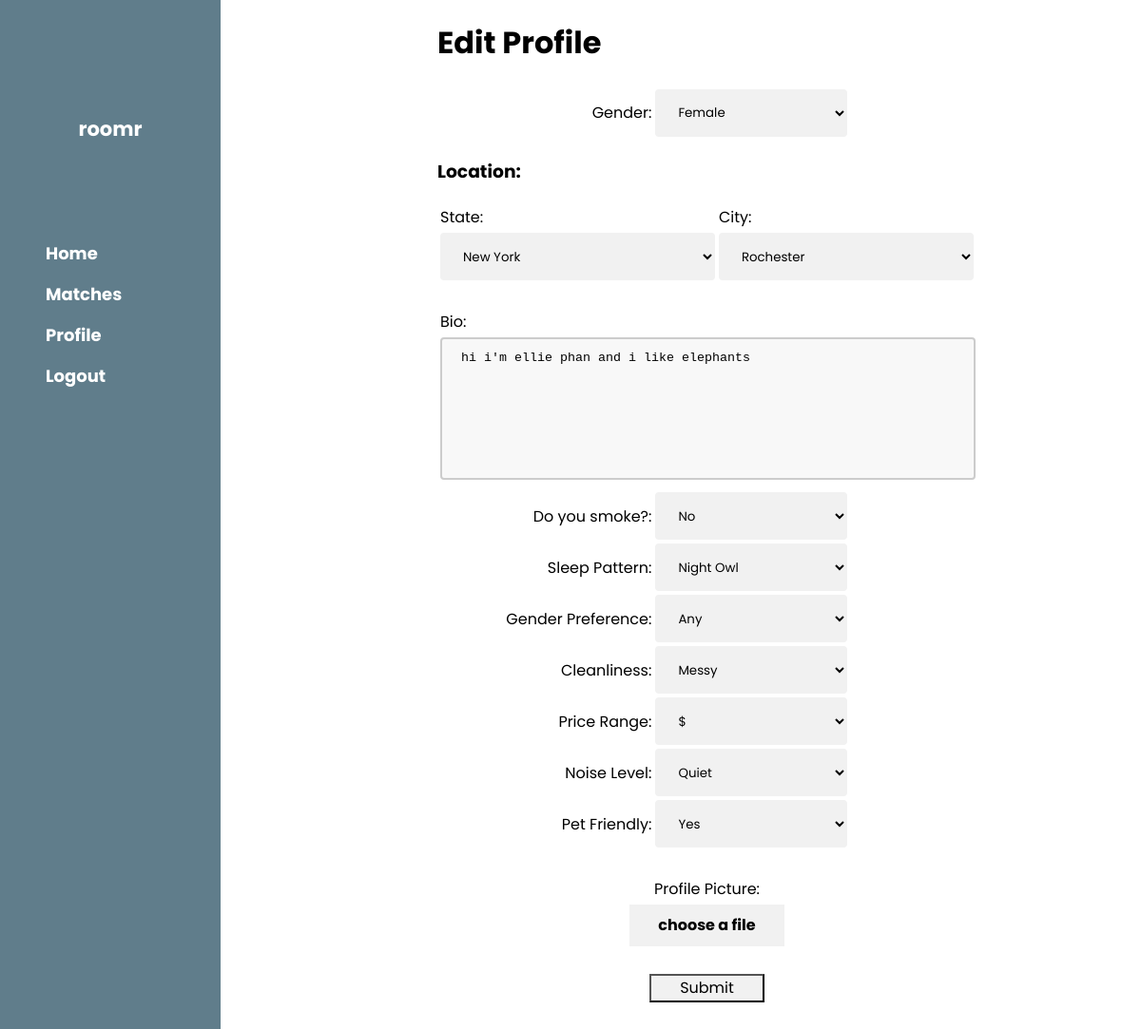
Before: /user/edit (signed in) with the older database file.
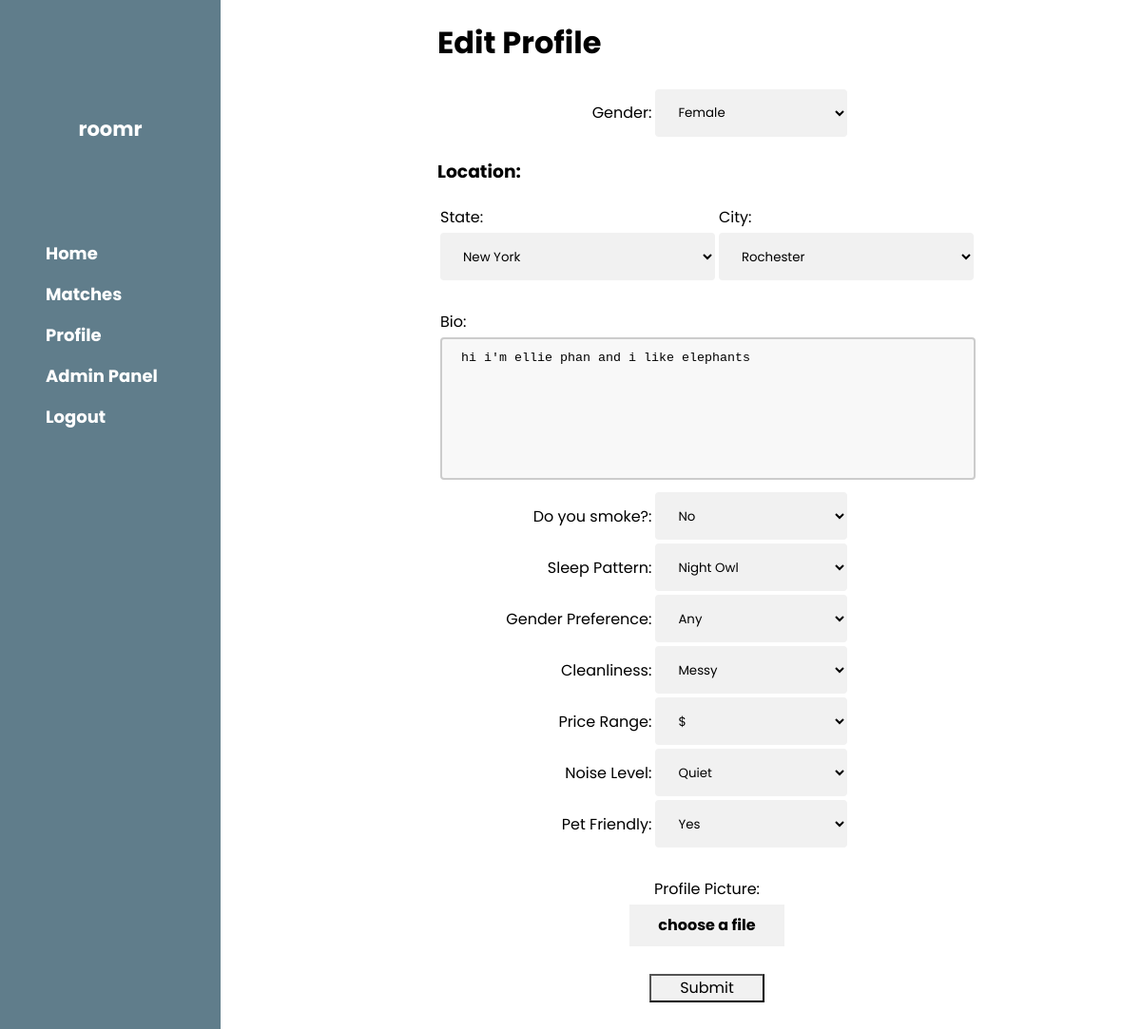
After: the same page with the newer database file.
### server.py (models this page shows, shortened)
class User(UserMixin, db.Model):
    __tablename__ = "Users"
    id = db.Column(db.Integer, primary_key=True, autoincrement=True)
    email = db.Column(db.String(64), unique=True, index=True, nullable=False)
    fname = db.Column(db.String(32), index=True, nullable=False)
    lname = db.Column(db.String(32), index=True, nullable=False)
    dob = db.Column(db.DateTime, index=True,nullable=False)
    password_hash = db.Column(db.String(128), nullable=False)
    confirmed = db.Column(db.Boolean(), default=False)
    admin = db.Column(db.Boolean(), default=False)
    profilePicture = db.Column(db.String(64), nullable=True)
    state = db.Column(db.String(32), index=True, nullable=False)
    city = db.Column(db.String(32), index=True, nullable=False)
    gender = db.Column(db.String(6), index=True, nullable=False)
    bio = db.Column(db.String(500), index=True, nullable=True)
    smoker = db.Column(db.String(3), index=True, nullable=False)
    sleep = db.Column(db.String(5), index=True, nullable=False)
    genderPreferences = db.Column(db.String(3), index=True, nullable=False)
    cleanliness = db.Column(db.String(5), index=True, nullable=False)
    price = db.Column(db.String(3), index=True, nullable=False)
    noiselevel = db.Column(db.String(7), index=True, nullable=False)
    petfriendly = db.Column(db.String(3), index=True, nullable=False)
    likes = db.relationship("User",
                        secondary=user_likes,
                        primaryjoin=(id==user_likes.c.user_id),
                        secondaryjoin=(id==user_likes.c.like_id),
                        backref='liked_by')
    dislikes = db.relationship("User",
                        secondary=user_dislikes,
                        primaryjoin=(id==user_dislikes.c.user_id),
                        secondaryjoin=(id==user_dislikes.c.dislike_id),
                        backref='disliked_by')
    matches = db.relationship("User",
                        secondary=user_matches,
                        primaryjoin=(id==user_matches.c.user_id),
                        secondaryjoin=(id==user_matches.c.match_id),
                        backref='matched_by')
    @property
    def password(self):
        raise AttributeError("password is write only")

### server.py (the view, shortened to what this page needs)
@app.route("/user/edit", methods=["GET","POST"])
@login_required
def editProfile():
    profilePicture, state, city, gender, bio, smoker, sleepPattern, cleanliness, genderPreferences = None, None, None, None, None, None, None, None, None
    user = current_user
    prefill = {'state': str(user.state), 'city': str(user.city), 'gender':str(user.gender), 'bio':str(user.bio), 'smoker':str(user.smoker), 'sleepPattern':str(user.sleep), 'cleanliness':str(user.cleanliness), 'genderPreferences':str(user.genderPreferences), 'noiselevel':str(user.noiselevel), 'price':str(user.price), 'petfriendly':str(user.petfriendly)}
    form = ProfileForm(data=prefill)
    form.city.choices = [(city, city) for city in cities[str(user.state)]]
    return render_template("edit_profile.html", form=form)

### server.py (called while the page is built)
@login_manager.user_loader
def load_user(user_id):
    return User.query.get(int(user_id))

### templates/edit_profile.html (shortened to what this page needs)
<!DOCTYPE html>
<html>
    <head>
        <link rel="stylesheet" href="{{ url_for('static', filename='styles2.css')}}"/>
    </head>
    <body>
        <nav id="sidebar"><br>
            <div id="headercontainer">
                <h3 id="bartitle"><b>roomr</b></h3>
            </div>
            <div id="barlinks">
                <a href="{{url_for('home')}}" id="baritem">Home</a>
                {% if current_user.is_authenticated %}
                    <a href="{{url_for('matches')}}" id="baritem" >Matches</a>
                    <a href="{{url_for('user')}}" id="baritem" >Profile</a>
                    {% if current_user.admin %}
                    <a href="{{url_for('admin')}}" id="baritem" >Admin Panel</a>
                    {% endif %}
                    <a href="{{url_for('logout')}}" id="baritem" >Logout</a>
                {% else %}
                    <a href="{{url_for('login')}}" id="baritem">Login</a>
                    <a href="{{url_for('signup')}}" id="baritem" >Signup</a>
                {% endif %}
            </div>
        </nav>
        <div class="content" style="padding-left:10%;padding-right:10%;">
            <h1> Edit Profile </h1>
            <form method="POST"  enctype="multipart/form-data" id="signupForm">
                <table id="pref">
                    <tr>
                        <td id="question">Gender:  </td>
                        <td id="answ">{{form.gender(id="ansSel")}}</td>
                    </tr>
                </table>
                <h3>Location:</h3>
                <table>
                    <tr>
                        <td>State:</td>
                        <td>City: </td>
                    </tr>
                    <tr>
                        <td> {{ form.state() }} </td>
                        <td> {{ form.city() }}</td>
                    </tr>
                </table>
                <br>
                <table style="width:108%">
                    <tr>
                        <td>Bio:</td>
                    </tr>
                    <tr>
                        <td id="bioField">{{ form.bio(placeholder="Write something about yourself...") }}</td>
                    </tr>
                </table>
                <table id="pref">
                    <tr>
                        <td id="question">Do you smoke?:  </td>
                        <td id="answ">{{ form.smoker(id="ansSel") }}</td>
                    </tr>
                    <tr>
                        <td id="question">Sleep Pattern:  </td>
                        <td id="answ">{{ form.sleepPattern(id="ansSel") }}</td>
                    </tr>
                    <tr>
                        <td id="question">Gender Preference:  </td>
                        <td id="answ">{{ form.genderPreferences(id="ansSel") }}</td>
                    </tr>
                    <tr>
                        <td id="question">Cleanliness:  </td>
                        <td id="answ">{{ form.cleanliness(id="ansSel")}}</td>
                    </tr>
                    <tr>
                        <td id="question">Price Range:  </td>
                        <td id="answ">{{ form.price(id="ansSel")}}</td>
                    </tr>
                    <tr>
                        <td id="question">Noise Level:  </td>
                        <td id="answ">{{ form.noiselevel(id="ansSel")}}</td>
                    </tr>
                    <tr>
                        <td id="question">Pet Friendly:  </td>
                        <td id="answ">{{ form.petfriendly(id="ansSel")}}</td>
                    </tr>
                </table>
                <br>
                <table id="pic">
                    <tr>
                        <td> Profile Picture: </td>
                    </tr>
                    <tr>
                        <td> {{ form.profilePicture(id="file", dataMultipleCaption="{count} files selected") }}
                            <label for="file"><span>choose a file</span></label>
                        </td>
                    </tr>
                    <tr>
                        <td>
                            <br>
                            {{ form.submit() }}
                        </td>
                    </tr>
                </table>
                <br>
                <br>
                <br>
                </form>
        </div>
    </body>
</html>

### static/styles2.css (style rules this page uses)
body, h1, h2, h3, h4, h5 { font-family: "Poppins", sans-serif; }
body { font-size: 16px; margin: 0; }
.content { margin-left: 340px; margin-right: 40px; }
#sidebar { height: 100%; width: 200px; background-color: #fff; position: fixed !important; z-index: 1; overflow: auto; z-index: 3; font-weight: bold; color: #fff !important; background-color: #607d8b !important; top: 0; font-size: 18px !important; padding: 8px 16px !important; }
#headercontainer:after, #headercontainer:before { content: ""; display: table; clear: both; padding: 0.01em 16px; }
#bartitle { text-align: center; padding-top: 64px !important; padding-bottom: 64px !important; }
#barlinks { width: 100%; min-width: 100%; text-align: left; display: block; padding: 8px 16px; border: none; white-space: normal; float: none; outline: 0; }
#baritem { text-align: left; width: 100%; float: left; border: none; outline: 0; padding: 8px 16px; vertical-align: middle; overflow: hidden; text-decoration: none; color: inherit; background-color: inherit; cursor: pointer; white-space: nowrap; }
#bio { width: 75%; margin: auto; }
textarea { width: 100%; height: 150px; padding: 12px 20px; box-sizing: border-box; border: 2px solid #ccc; border-radius: 4px; background-color: #f8f8f8; resize: none; -webkit-transition: 0.5s; transition: 0.5s; outline: none; }
select { font-family: "Poppins", sans-serif; width: 100%; height: 50px; padding: 16px 20px; border: none; border-radius: 4px; background-color: #f1f1f1; -webkit-transition: 0.5s; transition: 0.5s; outline: none; }
label { padding: 12px 12px 12px 0; display: inline-block; }
#signupForm { width: 700px; }
table { width: 81%; }
#pref { text-align: right; width: 81%; }
#answ { width: 60%; float: left; }
#question { width:40%; height: 20px; }
#ansSel { height: 50px; }
#pic { width: 81%; text-align: center; }
[type="file"] + label { background-color: #f1f1f1; color: rgb(0, 0, 0); cursor: pointer; display: inline-block; font-family: 'Poppins', sans-serif; font-size: 1rem; font-weight: 700; height: 20px; line-height: 20px; padding-left: 30px; padding-right: 30px; transition: background-color 0.3s; }
input[type=submit] { background-color: #f1f1f1; color: rgb(0, 0, 0); cursor: pointer; display: inline-block; font-family: 'Poppins', sans-serif; font-size: 1rem; height: 30px; line-height: 20px; padding-left: 30px; padding-right: 30px; transition-duration: 0.3s; }
a:link { color:black; text-decoration: none; }

Changed rows visible on the page:
changed User "Female": admin False → True (drawn)
Other visible differences:
text now shown: "Admin Panel"
